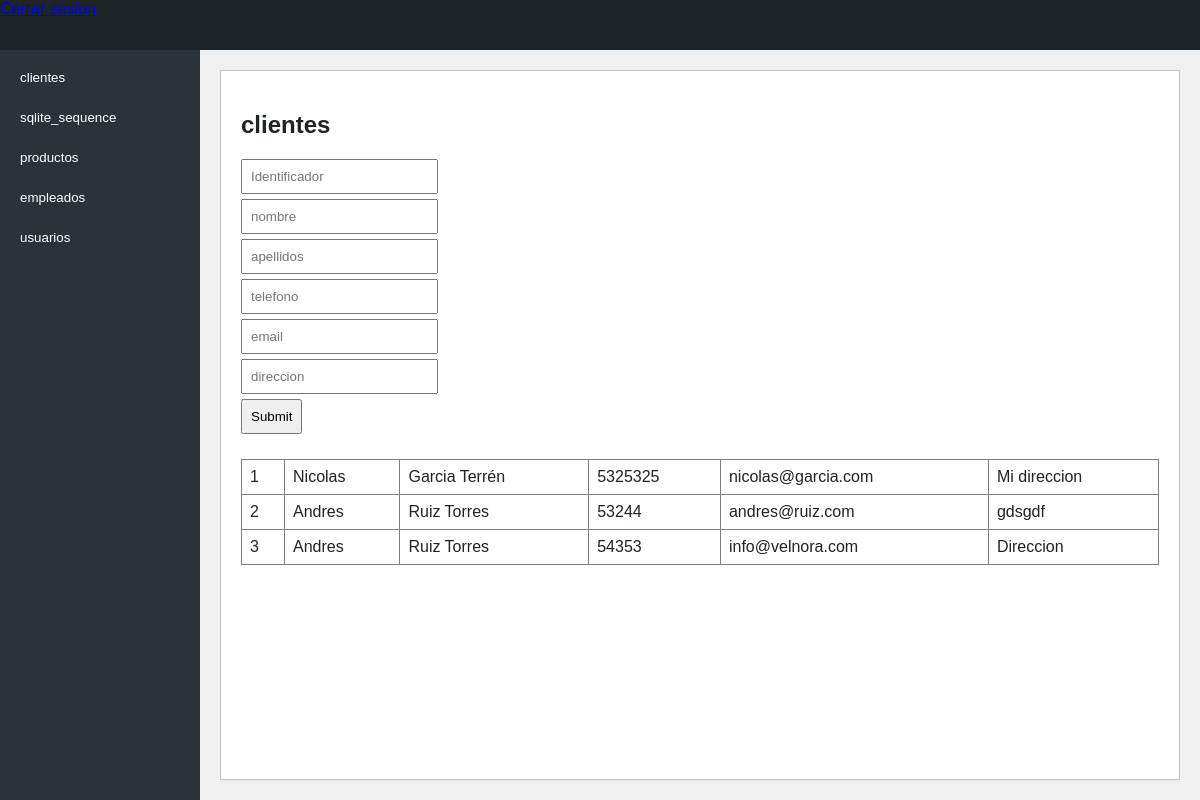
/index.php (signed in), run on the app's committed database.
### tables this page shows
CREATE TABLE "clientes" (
	"Identificador"	INTEGER,
	"nombre"	TEXT,
	"apellidos"	TEXT,
	"telefono"	TEXT,
	"email"	TEXT,
	"direccion"	TEXT,
	PRIMARY KEY("Identificador" AUTOINCREMENT)
);

### includes/tabla.php (the view, shortened to what this page needs)
<table border="1">
					<?php
						$db = new SQLite3('empresa.db');
						$result = $db->query("SELECT * FROM ".$tabla);
						while ($fila = $result->fetchArray(SQLITE3_ASSOC)) {
							echo "<tr>";
							foreach ($fila as $valor) {
								echo "<td>".$valor."</td>";
							}
							echo "</tr>";
						}
					?>
				</table>

### includes/principio.php
<!doctype html>
<html>
	<head>
		<link rel="stylesheet" href="css/estilo.css">
	</head>
	<body>

### index.php (shortened to what this page needs)
<?php include "includes/principio.php";?>
	<?php if(
      isset($_SESSION['llave'])
      ||
      isset($_COOKIE['llave'])
      ){ ?>
		<header>
    	<a href="matarsesion.php">Cerrar sesion</a>
		</header>
		<main>
			<nav>
				<?php include "includes/navegacion.php" ?>
			</nav>
			<section>
				<?php
					$tabla = isset($_GET['tabla']) ? $_GET['tabla'] : "clientes";
				?>
				<?php include "includes/formulario.php"?>
				<?php include "includes/tabla.php"?>
			</section>
		</main>
  <?php }else{?>
  	<?php include "includes/login.php" ?>
  <?php
  }
  ?>
<?php include "includes/final.php";?>

### includes/navegacion.php (shortened to what this page needs)
<?php
  $db = new SQLite3('empresa.db');
  $result = $db->query("SELECT name FROM sqlite_master WHERE type='table'");
  while ($fila = $result->fetchArray(SQLITE3_ASSOC)) {
  echo "<a href='?tabla=".$fila['name']."'><button>".$fila['name']."</button></a>";
  }
?>

### includes/formulario.php (shortened to what this page needs)
<h2><?php echo $tabla; ?></h2>
				<form action="?tabla=<?php echo $tabla; ?>" method="POST">
					<?php
						$db = new SQLite3('empresa.db');
						$result = $db->query("PRAGMA table_info(".$tabla.")");
						while ($column = $result->fetchArray(SQLITE3_ASSOC)) {
							echo "<input type='text' name='".$column['name']."' placeholder='".$column['name']."'><br>";
						}
					?>
					<input type="submit" name="insertar">
				</form>

### includes/final.php
	</body>
</html>

### css/estilo.css (style rules this page uses)
* { box-sizing:border-box; }
body { margin:0; font-family:Arial, sans-serif; background:#f0f0f1; color:#1d2327; }
header { height:50px; background:#1d2327; }
main { display:flex; min-height:calc(100vh - 50px); }
nav { width:200px; background:#2c3338; padding:10px; }
nav a { display:block; margin-bottom:5px; }
nav button { width:100%; padding:10px; text-align:left; background:#2c3338; color:white; border:0; cursor:pointer; }
section { flex:1; margin:20px; padding:20px; background:white; border:1px solid #c3c4c7; box-shadow:0 1px 1px rgba(0,0,0,0.04); }
input { padding:8px; margin-bottom:5px; }
table { margin-top:20px; border-collapse:collapse; width:100%; }
td { padding:8px; }

### data on the page
clientes: Identificador "1", nombre "Nicolas", apellidos "Garcia Terrén", telefono "5325325", email "nicolas@garcia.com", direccion "Mi direccion"
clientes: Identificador "2", nombre "Andres", apellidos "Ruiz Torres", telefono "53244", email "andres@ruiz.com", direccion "gdsgdf"
clientes: Identificador "3", nombre "Andres", apellidos "Ruiz Torres", telefono "54353", email "info@velnora.com", direccion "Direccion"

### other printed values
$fila['name'] "clientes"
$fila['name'] "sqlite_sequence"
$fila['name'] "productos"
$fila['name'] "empleados"
$fila['name'] "usuarios"
$tabla "clientes"
